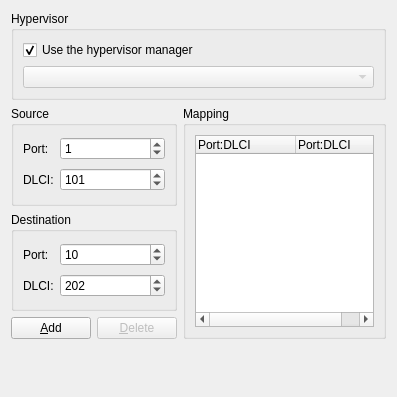
<ui version="4.0" >
 <class>FRSWPage</class>
 <widget class="QWidget" name="FRSWPage" >
  <property name="geometry" >
   <rect>
    <x>0</x>
    <y>0</y>
    <width>397</width>
    <height>397</height>
   </rect>
  </property>
  <property name="windowTitle" >
   <string>Frame Relay Switch</string>
  </property>
  <layout class="QGridLayout" >
   <item row="0" column="0" colspan="3" >
    <widget class="QGroupBox" name="groupBox_4" >
     <property name="title" >
      <string>Hypervisor</string>
     </property>
     <layout class="QGridLayout" >
      <item row="0" column="0" >
       <widget class="QCheckBox" name="checkBoxIntegratedHypervisor" >
        <property name="text" >
         <string>Use the hypervisor manager</string>
        </property>
        <property name="checked" >
         <bool>true</bool>
        </property>
       </widget>
      </item>
      <item row="0" column="1" >
       <spacer>
        <property name="orientation" >
         <enum>Qt::Horizontal</enum>
        </property>
        <property name="sizeHint" >
         <size>
          <width>141</width>
          <height>20</height>
         </size>
        </property>
       </spacer>
      </item>
      <item row="1" column="0" colspan="2" >
       <widget class="QComboBox" name="comboBoxHypervisors" >
        <property name="enabled" >
         <bool>false</bool>
        </property>
       </widget>
      </item>
     </layout>
    </widget>
   </item>
   <item row="1" column="0" colspan="2" >
    <widget class="QGroupBox" name="groupBox" >
     <property name="sizePolicy" >
      <sizepolicy vsizetype="Preferred" hsizetype="Expanding" >
       <horstretch>0</horstretch>
       <verstretch>0</verstretch>
      </sizepolicy>
     </property>
     <property name="title" >
      <string>Source</string>
     </property>
     <layout class="QGridLayout" >
      <item row="0" column="0" >
       <widget class="QLabel" name="label" >
        <property name="text" >
         <string>Port:</string>
        </property>
       </widget>
      </item>
      <item row="0" column="1" >
       <widget class="QSpinBox" name="spinBoxSrcPort" >
        <property name="sizePolicy" >
         <sizepolicy vsizetype="Fixed" hsizetype="Expanding" >
          <horstretch>0</horstretch>
          <verstretch>0</verstretch>
         </sizepolicy>
        </property>
        <property name="minimum" >
         <number>0</number>
        </property>
        <property name="maximum" >
         <number>65535</number>
        </property>
        <property name="value" >
         <number>1</number>
        </property>
       </widget>
      </item>
      <item row="1" column="0" >
       <widget class="QLabel" name="label_2" >
        <property name="text" >
         <string>DLCI:</string>
        </property>
       </widget>
      </item>
      <item row="1" column="1" >
       <widget class="QSpinBox" name="spinBoxSrcDLCI" >
        <property name="sizePolicy" >
         <sizepolicy vsizetype="Fixed" hsizetype="Expanding" >
          <horstretch>0</horstretch>
          <verstretch>0</verstretch>
         </sizepolicy>
        </property>
        <property name="maximum" >
         <number>65535</number>
        </property>
        <property name="value" >
         <number>101</number>
        </property>
       </widget>
      </item>
     </layout>
    </widget>
   </item>
   <item rowspan="3" row="1" column="2" >
    <widget class="QGroupBox" name="groupBox_2" >
     <property name="title" >
      <string>Mapping</string>
     </property>
     <layout class="QVBoxLayout" >
      <item>
       <widget class="QTreeWidget" name="treeWidgetVCmap" >
        <property name="sizePolicy" >
         <sizepolicy vsizetype="Expanding" hsizetype="Expanding" >
          <horstretch>0</horstretch>
          <verstretch>0</verstretch>
         </sizepolicy>
        </property>
        <property name="rootIsDecorated" >
         <bool>false</bool>
        </property>
        <column>
         <property name="text" >
          <string>Port:DLCI</string>
         </property>
        </column>
        <column>
         <property name="text" >
          <string>Port:DLCI</string>
         </property>
        </column>
       </widget>
      </item>
     </layout>
    </widget>
   </item>
   <item row="2" column="0" colspan="2" >
    <widget class="QGroupBox" name="groupBox_3" >
     <property name="sizePolicy" >
      <sizepolicy vsizetype="Preferred" hsizetype="Expanding" >
       <horstretch>0</horstretch>
       <verstretch>0</verstretch>
      </sizepolicy>
     </property>
     <property name="title" >
      <string>Destination</string>
     </property>
     <layout class="QGridLayout" >
      <item row="0" column="0" >
       <widget class="QLabel" name="label_3" >
        <property name="text" >
         <string>Port:</string>
        </property>
       </widget>
      </item>
      <item row="0" column="1" >
       <widget class="QSpinBox" name="spinBoxDestPort" >
        <property name="sizePolicy" >
         <sizepolicy vsizetype="Fixed" hsizetype="Expanding" >
          <horstretch>0</horstretch>
          <verstretch>0</verstretch>
         </sizepolicy>
        </property>
        <property name="minimum" >
         <number>0</number>
        </property>
        <property name="maximum" >
         <number>65535</number>
        </property>
        <property name="value" >
         <number>10</number>
        </property>
       </widget>
      </item>
      <item row="1" column="0" >
       <widget class="QLabel" name="label_4" >
        <property name="text" >
         <string>DLCI:</string>
        </property>
       </widget>
      </item>
      <item row="1" column="1" >
       <widget class="QSpinBox" name="spinBoxDestDLCI" >
        <property name="sizePolicy" >
         <sizepolicy vsizetype="Fixed" hsizetype="Expanding" >
          <horstretch>0</horstretch>
          <verstretch>0</verstretch>
         </sizepolicy>
        </property>
        <property name="maximum" >
         <number>65535</number>
        </property>
        <property name="value" >
         <number>202</number>
        </property>
       </widget>
      </item>
     </layout>
    </widget>
   </item>
   <item row="3" column="0" >
    <widget class="QPushButton" name="pushButtonAdd" >
     <property name="text" >
      <string>&amp;Add</string>
     </property>
    </widget>
   </item>
   <item row="3" column="1" >
    <widget class="QPushButton" name="pushButtonDelete" >
     <property name="enabled" >
      <bool>false</bool>
     </property>
     <property name="text" >
      <string>&amp;Delete</string>
     </property>
    </widget>
   </item>
   <item row="4" column="1" colspan="2" >
    <spacer>
     <property name="orientation" >
      <enum>Qt::Vertical</enum>
     </property>
     <property name="sizeHint" >
      <size>
       <width>20</width>
       <height>20</height>
      </size>
     </property>
    </spacer>
   </item>
  </layout>
 </widget>
 <resources/>
 <connections/>
</ui>
